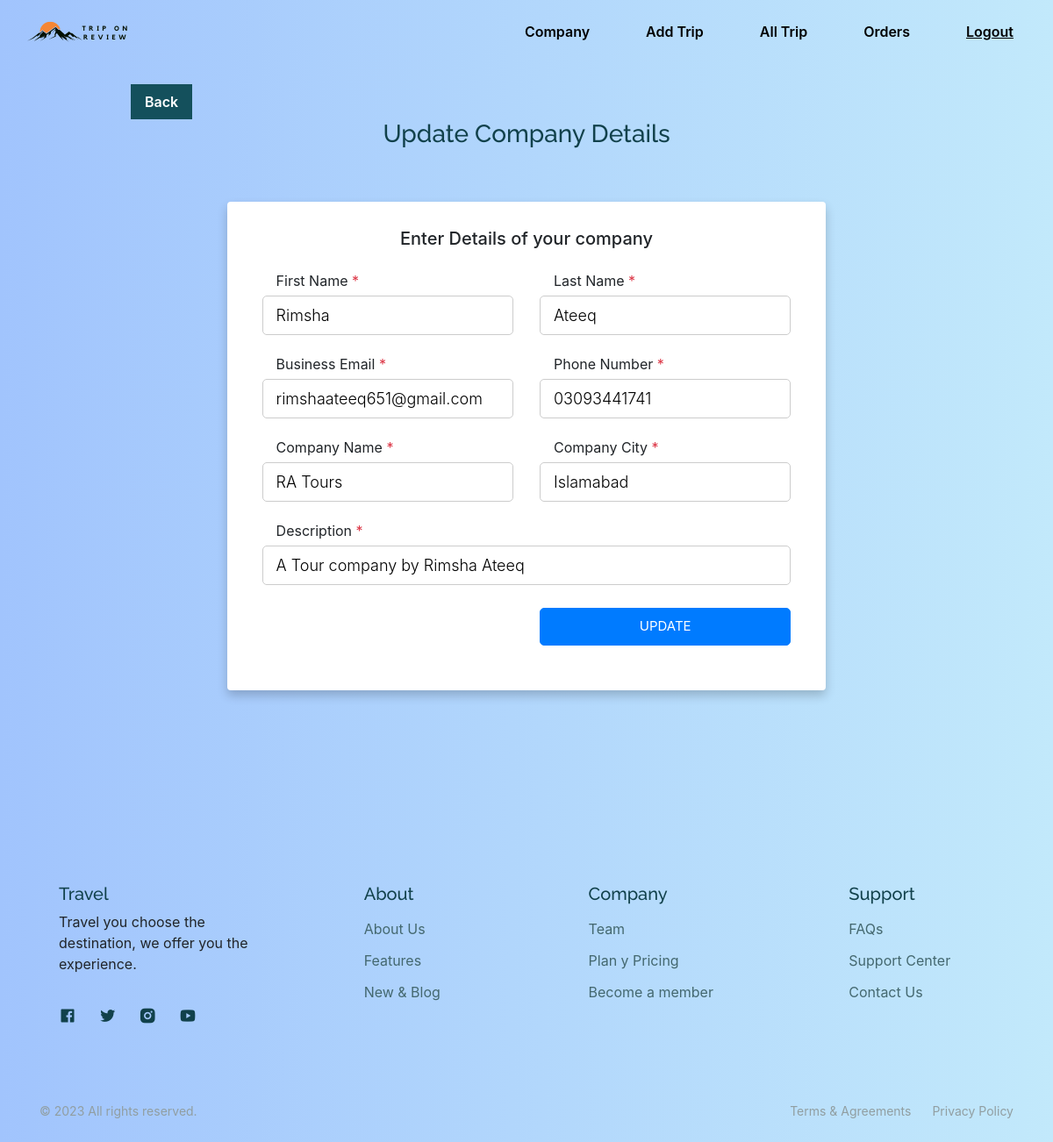
Page /company/4 on the committed database.
### app/models.py (models this page shows, shortened)
class Company(models.Model):
    companysignup_id = models.ForeignKey(
        Companysignup, related_name='companysignup', on_delete=CASCADE)
    fname = models.CharField(max_length=100)
    lname = models.CharField(max_length=100)
    email = models.EmailField()
    phone = models.CharField(max_length=50)
    companyname = models.CharField(max_length=100)
    city = models.CharField(max_length=100)
    image = models.ImageField(upload_to='companyimage')
    description = models.CharField(max_length=100)
    status = models.BooleanField(default=False)

### app/views.py (the view, shortened to what this page needs)
# urls.py: path('company', views.company, name="company"),
def company(request, id=None):
    if request.method == "POST":
        companyuser_id = request.session.get("companyuser_id")
        dbcompanyuser_id = Companysignup.objects.get(pk=companyuser_id)
        frm = request.POST
        fname = frm.get('fname')
        lname = frm.get('lname')
        email = frm.get('email')
        phone = frm.get('phone')
        company = frm.get('company')
        city = frm.get('city')
        desc = frm.get('desc')
        if id:
            Company.objects.filter(pk=id).update(companysignup_id=dbcompanyuser_id, fname=fname,
                                                 lname=lname, email=email, phone=phone, companyname=company, city=city, description=desc)
            obj = Company.objects.get(pk=id)
            return render(request, 'company/company.html', {'obj': obj})
        else:
            image = request.FILES['img']
            obj = Company(companysignup_id=dbcompanyuser_id, fname=fname, lname=lname, email=email,
                          phone=phone, companyname=company, city=city, image=image, description=desc)
            obj.save()
            try:
                obj = Company.objects.get(companysignup_id=companyuser_id)
                re = True
            except:
                re = False
            if re:
                return render(request, 'company/company.html', {'underprocess': 'Registeration is under Process...'})
    else:
        if id:
            obj = Company.objects.get(pk=id)
            return render(request, 'company/company.html', {'isyes': obj})

### app/templates/company/company.html (shortened to what this page needs)
{% extends 'company/base.html' %}
{% load static %}
{% block data %}
{% include 'company/nav.html' %}
<link rel="stylesheet" href="https://stackpath.bootstrapcdn.com/bootstrap/4.3.1/css/bootstrap.min.css">
<link rel="stylesheet" href="https://cdnjs.cloudflare.com/ajax/libs/font-awesome/4.0.3/css/font-awesome.css">
{% if isnot or isyes %}
<div class="container-fluid px-1 py-5 mx-auto mt-5">
    {% if isyes %}
    <a class="button" style="cursor: pointer;padding: .5rem 1rem; margin-left: 145px; color:white;" onclick="history.back()">Back</a>
    {% endif %}
    <div class="row d-flex justify-content-center">
        <div class="col-xl-7 col-lg-8 col-md-9 col-11 text-center">
            {% if isyes %}
            <h3>Update Company Details</h3>
            {% else %}
            <h3>Request Registeration</h3>
            {% endif %}
            <div class="card regcard">
                <h5 class="text-center mb-4">Enter Details of your company</h5>
                <form class="form-card" method="post" enctype="multipart/form-data">
                    <div class="row justify-content-between text-left">
                        <div class="form-group col-sm-6 flex-column d-flex"> <label class="form-control-label px-3">First Name<span class="text-danger"> *</span></label> <input type="text" id="fname" name="fname" value="{{isyes.fname}}" placeholder="Hassan" required> </div>
                        <div class="form-group col-sm-6 flex-column d-flex"> <label class="form-control-label px-3">Last Name<span class="text-danger"> *</span></label> <input type="text" id="lname" name="lname" value="{{isyes.lname}}" placeholder="Mustafa" required> </div>
                    </div>
                    <div class="row justify-content-between text-left">
                        <div class="form-group col-sm-6 flex-column d-flex"> <label class="form-control-label px-3">Business Email<span class="text-danger"> *</span></label> <input type="email" id="email" name="email" value="{{isyes.email}}" placeholder="example@gmail.com" required> </div>
                        <div class="form-group col-sm-6 flex-column d-flex"> <label class="form-control-label px-3">Phone Number<span class="text-danger"> *</span></label> <input type="text" id="phone" name="phone" value="{{isyes.phone}}" placeholder="+923012345678" required> </div>
                    </div>
                    <div class="row justify-content-between text-left">
                        <div class="form-group col-sm-6 flex-column d-flex"> <label class="form-control-label px-3">Company Name<span class="text-danger"> *</span></label> <input type="text" id="company" name="company" value="{{isyes.companyname}}" placeholder="Company Name" required> </div>
                        <div class="form-group col-sm-6 flex-column d-flex"> <label class="form-control-label px-3">Company City<span class="text-danger"> *</span></label> <input type="text" id="city" name="city" value="{{isyes.city}}" placeholder="City" required> </div>
                    </div>
                    <div class="row justify-content-between text-left">
                        <div class="form-group col-12 flex-column d-flex"> <label class="form-control-label px-3">Description<span class="text-danger"> *</span></label> <input type="text" id="desc" name="desc" value="{{isyes.description}}" placeholder="Description" required> </div>
                    </div>
                    <div class="row justify-content-end">
                        {% if isyes %}
                        <div class="form-group col-sm-6"> <button type="submit" class="btn-block btn-primary">Update</button> </div>
                        {% elif isnot %}
                        <div class="form-group col-sm-6"> <button type="submit" class="btn-block btn-primary">Apply</button> </div>
                        {% endif %}
                    </div>
                </form>
            </div>
        </div>
    </div>
</div>
{% endif %}
{% include 'company/footer.html' %}
{% endblock data %}

### app/static/css/styles.css (style rules this page uses)
:root { --header-height: 4rem; --hue-color: 190; --first-color: hsl(var(--hue-color), 64%, 22%); --first-color-second: hsl(var(--hue-color), 64%, 22%); --first-color-alt: hsl(var(--hue-color), 64%, 15%); --title-color: hsl(var(--hue-color), 64%, 18%); --text-color: hsl(var(--hue-color), 24%, 35%); --text-color-light: hsl(var(--hue-color), 8%, 60%); --input-color: hsl(var(--hue-color), 24%, 97%); --body-color: hsl(var(--hue-color), 100%, 99%); --white-color: #FFF; --scroll-bar-color: hsl(var(--hue-color), 12%, 90%); --scroll-thumb-color: hsl(var(--hue-color), 12%, 75%); --body-font: 'Open Sans', sans-serif; --title-font: 'Raleway', sans-serif; --biggest-font-size: 2.5rem; --h1-font-size: 1.5rem; --h2-font-size: 1.25rem; --h3-font-size: 1rem; --normal-font-size: .938rem; --small-font-size: .813rem; --smaller-font-size: .75rem; --font-medium: 500; --font-semi-bold: 600; --mb-0-25: .25rem; --mb-0-5: .5rem; --mb-0-75: .75rem; --mb-1: 1rem; --mb-1-25: 1.25rem; --mb-1-5: 1.5rem; --mb-2: 2rem; --mb-2-5: 2.5rem; --z-tooltip: 10; --z-fixed: 100; --img-transition: .3s; --img-hidden: hidden; --img-scale: scale(1.1); }
@media screen and (min-width: 968px) { :root { --biggest-font-size: 4rem; --h1-font-size: 2.25rem; --h2-font-size: 1.75rem; --h3-font-size: 1.25rem; --normal-font-size: 1rem; --small-font-size: .875rem; --smaller-font-size: .813rem; } }
* { box-sizing: border-box; padding: 0; margin: 0; }
html { scroll-behavior: smooth; }
body { margin: var(--header-height) 0 0 0; font-family: var(--body-font); font-size: var(--normal-font-size); background-color: var(--body-color); color: var(--text-color); }
h1, h2, h3 { color: var(--title-color); font-weight: var(--font-semi-bold); font-family: var(--title-font); }
a { text-decoration: none; }
button, input { border: none; font-family: var(--body-font); font-size: var(--normal-font-size); }
button { cursor: pointer; }
input { outline: none; }
.button { display: inline-block; background-color: var(--first-color); color: var(--white-color); padding: 1rem 2rem; font-weight: var(--font-semi-bold); transition: .3s; }
@media screen and (min-width: 768px) { body { margin: 0; } }
@media screen and (min-height: 721px) { body { margin: 0; } }

### app/static/css/order.css (style rules this page uses)
.gradient-custom-2 { background: #a1c4fd; background: -webkit-linear-gradient(to right, rgba(161, 196, 253, 1), rgba(194, 233, 251, 1)); background: linear-gradient(to right, rgba(161, 196, 253, 1), rgba(194, 233, 251, 1)) }
body { background: #eee; font-family: Assistant, sans-serif; }

### app/templates/company/company.html (style rules this page uses)
.regcard { padding: 30px 40px;margin-top: 60px;margin-bottom: 60px;border: none !important;box-shadow: 0 6px 12px 0 rgba(0,0,0,0.2) }
.form-control-label { margin-bottom: 0 }
input, textarea, button { padding: 8px 15px;border-radius: 5px !important;margin: 5px 0px;box-sizing: border-box;border: 1px solid #ccc;font-size: 18px !important;font-weight: 300 }
.btn-block { text-transform: uppercase;font-size: 15px !important;font-weight: 400;height: 43px;cursor: pointer }

### rows in the picture
Company: fname "Rimsha", lname "Ateeq", email "rimshaateeq651@gmail.com", phone "03093441741", company "RA Tours", city "Islamabad", desc "A Tour company by Rimsha Ateeq"
